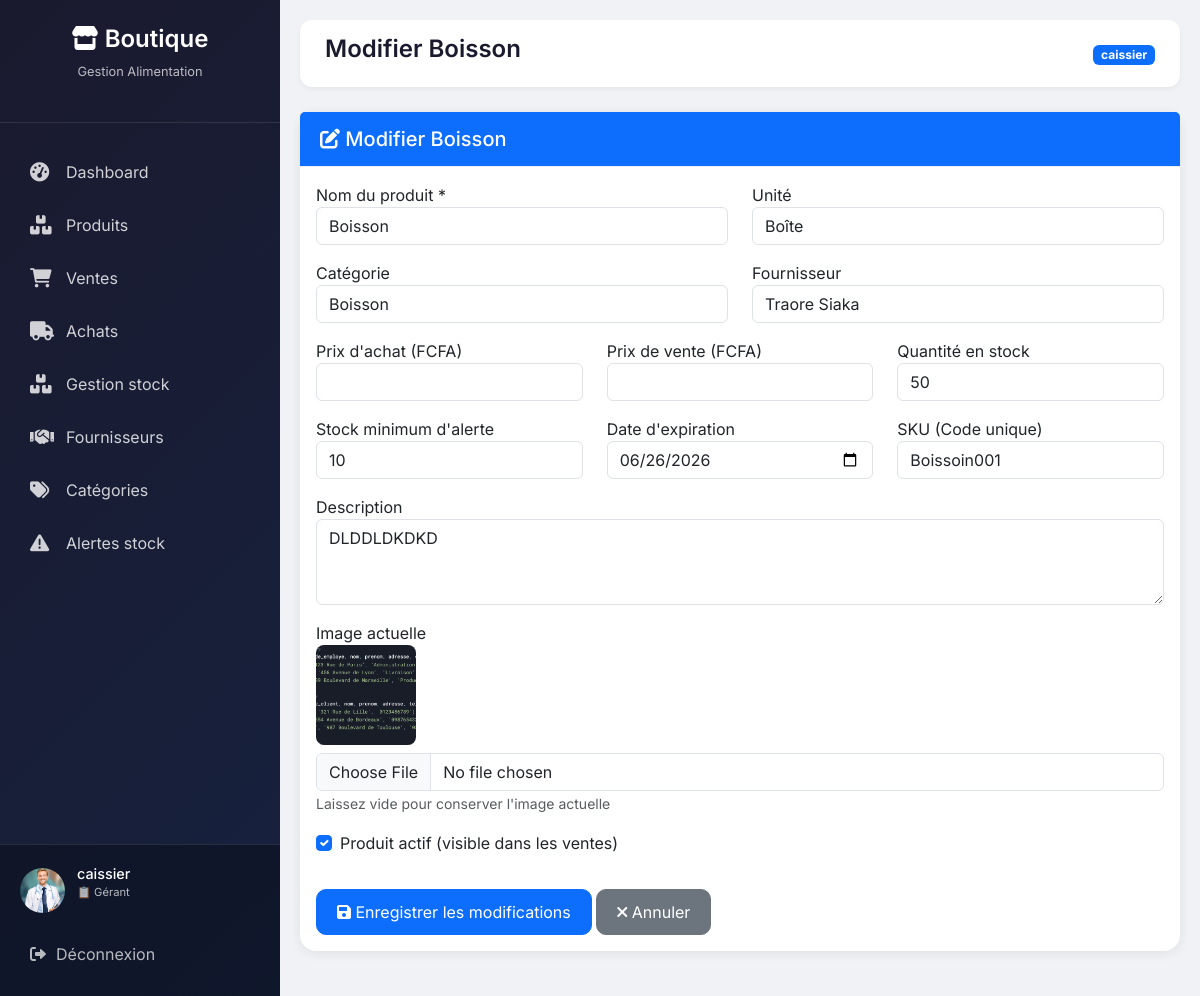
Screenshot of /produits/modifier/2/ (signed in) with the database file from the repository.
### shop/models.py (models this page shows, shortened)
class Profil(models.Model):
    ROLE_CHOICES = (
        ('admin', 'Administrateur'),
        ('manager', 'Gérant'),
        ('comptable', 'Comptable'),
    )
    user = models.OneToOneField(User, on_delete=models.CASCADE)
    role = models.CharField(max_length=20, choices=ROLE_CHOICES,
                            default='manager')
    avatar = models.ImageField(upload_to='avatars/', blank=True, null=True)

class Produit(models.Model):
    UNIT_CHOICES = [
        ('kg', 'Kilogramme'),
        ('l', 'Litre'),
        ('pcs', 'Pièce'),
        ('box', 'Boîte'),
        ('pack', 'Pack'),
        ('g', 'Gramme'),
    ]
    nom = models.CharField(max_length=150)
    description = models.TextField(blank=True, null=True)
    unite = models.CharField(max_length=10, choices=UNIT_CHOICES,
                             default='pcs')
    sku = models.CharField(max_length=100, unique=True, blank=True, null=True)
    code_barre = models.CharField(max_length=100, unique=True, blank=True,
                                  null=True)
    categorie = models.ForeignKey(Categorie, on_delete=models.SET_NULL,
                                  null=True, blank=True,
                                  related_name="produits")
    fournisseur = models.ForeignKey(Fournisseur, on_delete=models.SET_NULL,
                                    null=True, blank=True,
                                    related_name="produits")
    prix_achat = models.DecimalField(max_digits=10, decimal_places=2,
                                     validators=[MinValueValidator(0)])
    prix_vente = models.DecimalField(max_digits=10, decimal_places=2,
                                     validators=[MinValueValidator(0)])
    quantite_stock = models.IntegerField(default=0,
                                         validators=[MinValueValidator(0)])
    stock_min = models.IntegerField(default=5,
                                    validators=[MinValueValidator(0)])
    image = models.ImageField(upload_to="produits/", blank=True, null=True)
    date_expiration = models.DateField(blank=True, null=True)
    created_at = models.DateTimeField(auto_now_add=True)
    updated_at = models.DateTimeField(auto_now=True)
    is_active = models.BooleanField(default=True)
    class Meta:
        ordering = ['-created_at']
        indexes = [
            models.Index(fields=['sku']),
            models.Index(fields=['code_barre']),
            models.Index(fields=['categorie']),
        ]

class Categorie(models.Model):
    nom = models.CharField(max_length=100)
    slug = models.SlugField(unique=True, blank=True)
    description = models.TextField(blank=True)
    date_creation = models.DateTimeField(auto_now_add=True)
    image = models.ImageField(upload_to='categories/', blank=True, null=True)

class Fournisseur(models.Model):
    nom = models.CharField(max_length=150)
    email = models.EmailField(blank=True, null=True)
    phone = models.CharField(max_length=20)
    adresse = models.CharField(max_length=255)
    ville = models.CharField(max_length=100)
    pays = models.CharField(max_length=100)
    actif = models.BooleanField(default=True)
    date_creation = models.DateTimeField(auto_now_add=True)

### shop/views.py (the view, shortened to what this page needs)
# urls.py: path('produits/modifier/<int:produit_id>/', views.modifier_produit, name='modifier_produit'),
@login_required
def modifier_produit(request, produit_id):
    if hasattr(request.user, 'profil') and request.user.profil.role == 'comptable':
        messages.error(request, "Vous n'avez pas les droits pour modifier un produit.")
        return redirect('liste_produits')
    from .models import Categorie, Fournisseur
    produit = get_object_or_404(Produit, id=produit_id)
    categories = Categorie.objects.all()
    fournisseurs = Fournisseur.objects.filter(actif=True)
    context = {
        'produit': produit,
        'categories': categories,
        'fournisseurs': fournisseurs,
    }
    return render(request, 'shop/produits/modifier.html', context)

### shop/templates/shop/produits/modifier.html (shortened to what this page needs)
{% extends 'shop/base.html' %}
{% load static %}
{% block page_title %}Modifier {{ produit.nom }}{% endblock %}
{% block content %}
<div class="card">
    <div class="card-header bg-primary text-white">
        <h5 class="mb-0"><i class="fas fa-edit"></i> Modifier {{ produit.nom }}</h5>
    </div>
    <div class="card-body">
        <form method="post" enctype="multipart/form-data">
            <div class="row">
                <div class="col-md-6 mb-3">
                    <label>Nom du produit *</label>
                    <input type="text" name="nom" class="form-control" value="{{ produit.nom }}" required>
                </div>
                <div class="col-md-6 mb-3">
                    <label>Unité</label>
                    <select name="unite" class="form-control">
                        <option value="box" {% if produit.unite == 'box' %}selected{% endif %}>Boîte</option>
                    </select>
                </div>
                <div class="col-md-6 mb-3">
                    <label>Catégorie</label>
                    <select name="categorie" class="form-control">
                        {% for cat in categories %}
                        <option value="{{ cat.id }}" {% if produit.categorie.id == cat.id %}selected{% endif %}>{{ cat.nom }}</option>
                        {% endfor %}
                    </select>
                </div>
                <div class="col-md-6 mb-3">
                    <label>Fournisseur</label>
                    <select name="fournisseur" class="form-control">
                        {% for four in fournisseurs %}
                        <option value="{{ four.id }}" {% if produit.fournisseur.id == four.id %}selected{% endif %}>{{ four.nom }}</option>
                        {% endfor %}
                    </select>
                </div>
                <div class="col-md-4 mb-3">
                    <label>Prix d'achat (FCFA)</label>
                    <input type="number" name="prix_achat" class="form-control" step="0.01" value="{{ produit.prix_achat }}" required>
                </div>
                <div class="col-md-4 mb-3">
                    <label>Prix de vente (FCFA)</label>
                    <input type="number" name="prix_vente" class="form-control" step="0.01" value="{{ produit.prix_vente }}" required>
                </div>
                <div class="col-md-4 mb-3">
                    <label>Quantité en stock</label>
                    <input type="number" name="quantite_stock" class="form-control" value="{{ produit.quantite_stock }}">
                </div>
                <div class="col-md-4 mb-3">
                    <label>Stock minimum d'alerte</label>
                    <input type="number" name="stock_min" class="form-control" value="{{ produit.stock_min }}">
                </div>
                <div class="col-md-4 mb-3">
                    <label>Date d'expiration</label>
                    <input type="date" name="date_expiration" class="form-control" value="{{ produit.date_expiration|date:'Y-m-d' }}">
                </div>
                <div class="col-md-4 mb-3">
                    <label>SKU (Code unique)</label>
                    <input type="text" name="sku" class="form-control" value="{{ produit.sku }}">
                </div>
                <div class="col-md-12 mb-3">
                    <label>Description</label>
                    <textarea name="description" class="form-control" rows="3">{{ produit.description }}</textarea>
                </div>
                <div class="col-md-12 mb-3">
                    <label>Image actuelle</label>
                    {% if produit.image %}
                    <div class="mb-2">
                        <img src="{{ produit.image.url }}" width="100" height="100" style="object-fit: cover; border-radius: 8px;">
                    </div>
                    {% endif %}
                    <input type="file" name="image" class="form-control" accept="image/*">
                    <small class="text-muted">Laissez vide pour conserver l'image actuelle</small>
                </div>
                <div class="col-md-12 mb-3">
                    <div class="form-check">
                        <input type="checkbox" name="is_active" class="form-check-input" {% if produit.is_active %}checked{% endif %}>
                        <label class="form-check-label">Produit actif (visible dans les ventes)</label>
                    </div>
                </div>
            </div>
            <div class="mt-3">
                <button type="submit" class="btn btn-primary">
                    <i class="fas fa-save"></i> Enregistrer les modifications
                </button>
                <a href="{% url 'liste_produits' %}" class="btn btn-secondary">
                    <i class="fas fa-times"></i> Annuler
                </a>
            </div>
        </form>
    </div>
</div>
{% endblock %}

### shop/templates/shop/base.html (shortened to what this page needs)
<!DOCTYPE html>
<html lang="fr">
<head>
    <link href="https://cdn.jsdelivr.net/npm/bootstrap@5.3.0/dist/css/bootstrap.min.css" rel="stylesheet">
    <link rel="stylesheet" href="https://cdnjs.cloudflare.com/ajax/libs/font-awesome/6.0.0-beta3/css/all.min.css">
</head>
<body>
<div class="sidebar" id="sidebar">
    <div class="sidebar-header">
        <h3><i class="fas fa-store"></i> Boutique</h3>
        <p>Gestion Alimentation</p>
    </div>
    <ul class="nav-menu">
        <li class="nav-item">
            <a href="
                {% if user.profil.role == 'admin' %}
                    {% url 'dashboard_admin' %}
                {% elif user.profil.role == 'comptable' %}
                    {% url 'dashboard_comptable' %}
                {% else %}
                    {% url 'dashboard_gerant' %}
                {% endif %}
            " class="nav-link">
                <i class="fas fa-tachometer-alt"></i>
                <span>Dashboard</span>
            </a>
        </li>
        {% if user.profil.role != 'comptable' %}
        <li class="nav-item">
            <a href="{% url 'liste_produits' %}" class="nav-link">
                <i class="fas fa-boxes"></i>
                <span>Produits</span>
            </a>
        </li>
        {% endif %}
        <li class="nav-item">
            <a href="{% url 'liste_ventes' %}" class="nav-link">
                <i class="fas fa-shopping-cart"></i>
                <span>Ventes</span>
            </a>
        </li>
        <li class="nav-item">
            <a href="{% url 'liste_achats' %}" class="nav-link">
                <i class="fas fa-truck"></i>
                <span>Achats</span>
            </a>
        </li>
        {% if user.profil.role != 'comptable' %}
        <li class="nav-item">
            <a href="{% url 'gestion_stock' %}" class="nav-link">
                <i class="fas fa-boxes"></i>
                <span>Gestion stock</span>
            </a>
        </li>
        {% endif %}
        {% if user.profil.role != 'comptable' %}
        <li class="nav-item">
            <a href="{% url 'liste_fournisseurs' %}" class="nav-link">
                <i class="fas fa-handshake"></i>
                <span>Fournisseurs</span>
            </a>
        </li>
        {% endif %}
        {% if user.profil.role != 'comptable' %}
        <li class="nav-item">
            <a href="{% url 'liste_categories' %}" class="nav-link">
                <i class="fas fa-tags"></i>
                <span>Catégories</span>
            </a>
        </li>
        {% endif %}
        {% if user.profil.role != 'comptable' %}
        <li class="nav-item">
            <a href="{% url 'alertes_stock' %}" class="nav-link">
                <i class="fas fa-exclamation-triangle"></i>
                <span>Alertes stock</span>
            </a>
        </li>
        {% endif %}
    </ul>
    <div class="user-section">
        <div class="user-info">
            <div class="user-avatar">
                {% if user.profil.avatar %}
                    <img src="{{ user.profil.avatar.url }}" alt="{{ user.username }}">
                {% else %}
                    {{ user.username|make_list|first|upper }}
                {% endif %}
            </div>
            <div class="user-details">
                <h5>{{ user.username }}</h5>
                <p>
                    {% if user.profil.role == 'admin' %}
                        👑 Administrateur
                    {% elif user.profil.role == 'comptable' %}
                        💰 Comptable
                    {% else %}
                        📋 Gérant
                    {% endif %}
                </p>
            </div>
        </div>
        <a href="{% url 'deconnexion' %}" class="logout-link">
            <i class="fas fa-sign-out-alt"></i> Déconnexion
        </a>
    </div>
</div>
<div class="main-content" id="mainContent">
    <div class="top-bar">
        <h1 class="page-title">{% block page_title %}Dashboard{% endblock %}</h1>
        <div class="top-bar-right">
            <span class="badge bg-primary">{{ user.username }}</span>
        </div>
    </div>
    {% block content %}{% endblock %}
</div>
</body>
</html>

### shop/templates/shop/base.html (style rules this page uses)
* { margin: 0; padding: 0; box-sizing: border-box; }
body { font-family: 'Inter', sans-serif; background: #f0f2f5; }
.sidebar { position: fixed; left: 0; top: 0; width: 280px; height: 100%; background: linear-gradient(135deg, #1a1a2e 0%, #16213e 100%); color: white; transition: transform 0.3s ease; z-index: 1000; overflow-y: auto; display: flex; flex-direction: column; }
.sidebar-header { padding: 25px 20px; text-align: center; border-bottom: 1px solid rgba(255,255,255,0.1); margin-bottom: 20px; flex-shrink: 0; }
.sidebar-header h3 { font-size: 1.5rem; font-weight: 600; }
.sidebar-header p { font-size: 0.8rem; opacity: 0.7; margin-top: 5px; }
.nav-menu { list-style: none; padding: 0; margin: 0; flex: 1; }
.nav-item { margin: 5px 15px; }
.nav-link { display: flex; align-items: center; padding: 12px 15px; color: rgba(255,255,255,0.8); text-decoration: none; border-radius: 10px; transition: all 0.3s; gap: 12px; }
.nav-link i { width: 24px; font-size: 1.2rem; }
.user-section { padding: 20px; border-top: 1px solid rgba(255,255,255,0.1); background: rgba(0,0,0,0.3); flex-shrink: 0; }
.user-info { display: flex; align-items: center; gap: 12px; margin-bottom: 15px; }
.user-avatar { width: 45px; height: 45px; background: #667eea; border-radius: 50%; display: flex; align-items: center; justify-content: center; font-weight: bold; font-size: 1.2rem; overflow: hidden; }
.user-avatar img { width: 100%; height: 100%; object-fit: cover; }
.user-details h5 { font-size: 0.9rem; margin-bottom: 2px; }
.user-details p { font-size: 0.7rem; opacity: 0.7; }
.logout-link { display: flex; align-items: center; gap: 10px; color: rgba(255,255,255,0.7); text-decoration: none; padding: 10px; border-radius: 8px; transition: all 0.3s; }
.main-content { margin-left: 280px; padding: 20px; min-height: 100vh; }
.top-bar { background: white; border-radius: 12px; padding: 15px 25px; margin-bottom: 25px; display: flex; justify-content: space-between; align-items: center; box-shadow: 0 2px 4px rgba(0,0,0,0.05); }
.page-title { font-size: 1.5rem; font-weight: 600; color: #1a1a2e; }
.card { background: white; border-radius: 16px; box-shadow: 0 2px 12px rgba(0,0,0,0.08); border: none; margin-bottom: 25px; }
.card-header { background: white; border-bottom: 1px solid #eee; padding: 15px 20px; font-weight: 600; border-radius: 16px 16px 0 0; }
.btn { border-radius: 10px; padding: 10px 20px; }

### rows the page displays
Produit: nom "Boisson", unite "Boîte", categorie "Boisson", fournisseur "Traore Siaka", quantite_stock "50", stock_min "10", date_expiration "06/26/2026", sku "Boissoin001", description "DLDDLDKDKD", image (picture), is_active "☑"

### other values shown
{{ user.username }} "caissier"
